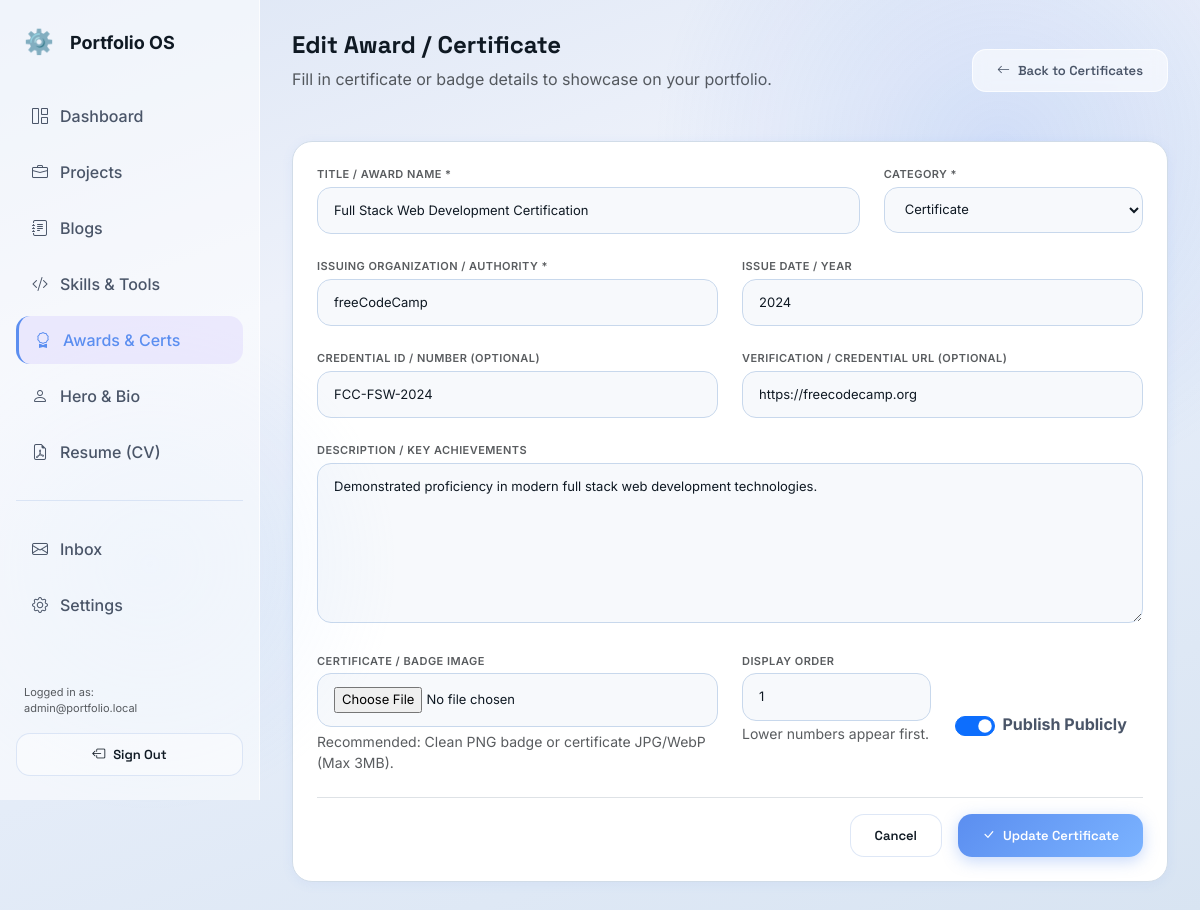
Page /admin/certificates/form.php?id=1 (signed in) on the committed database.
### tables this page shows
CREATE TABLE IF NOT EXISTS users (
    id               INT UNSIGNED AUTO_INCREMENT PRIMARY KEY,
    email            VARCHAR(255) NOT NULL UNIQUE,
    password_hash    VARCHAR(255) NOT NULL,
    role             ENUM('owner','editor') NOT NULL DEFAULT 'owner',
    totp_secret      VARCHAR(64)  NULL,
    totp_enabled     TINYINT(1)   NOT NULL DEFAULT 0,
    failed_attempts  INT UNSIGNED NOT NULL DEFAULT 0,
    locked_until     DATETIME     NULL,
    last_login       DATETIME     NULL,
    created_at       DATETIME     NOT NULL DEFAULT CURRENT_TIMESTAMP,
    updated_at       DATETIME     NOT NULL DEFAULT CURRENT_TIMESTAMP ON UPDATE CURRENT_TIMESTAMP,
    INDEX idx_email (email)
);

CREATE TABLE IF NOT EXISTS certificates (
    id             INT UNSIGNED AUTO_INCREMENT PRIMARY KEY,
    title          VARCHAR(255) NOT NULL,
    issuer         VARCHAR(255) NOT NULL,
    issue_date     VARCHAR(50)  NULL,
    credential_id  VARCHAR(100) NULL,
    credential_url VARCHAR(500) NULL,
    image          VARCHAR(255) NULL,
    category       ENUM('certificate','award','badge') NOT NULL DEFAULT 'certificate',
    description    TEXT         NULL,
    sort_order     INT          NOT NULL DEFAULT 0,
    is_published   TINYINT(1)   NOT NULL DEFAULT 1,
    created_at     DATETIME     NOT NULL DEFAULT CURRENT_TIMESTAMP,
    updated_at     DATETIME     NOT NULL DEFAULT CURRENT_TIMESTAMP ON UPDATE CURRENT_TIMESTAMP,
    INDEX idx_category (category),
    INDEX idx_published (is_published),
    INDEX idx_sort (sort_order)
);

### includes/db.php (called while the page is built, shortened)
<?php
class Database
{
    private static ?PDO $instance = null;
    public static function getInstance(): ?PDO
    {
        if (self::$instance === null) {
            $dsn = sprintf(
                'mysql:host=%s;port=%s;dbname=%s;charset=utf8mb4',
                DB_HOST, DB_PORT, DB_NAME
            );
            $options = [
                PDO::ATTR_ERRMODE            => PDO::ERRMODE_EXCEPTION,
                PDO::ATTR_DEFAULT_FETCH_MODE => PDO::FETCH_ASSOC,
                PDO::ATTR_EMULATE_PREPARES   => false,
                PDO::MYSQL_ATTR_INIT_COMMAND => "SET NAMES utf8mb4 COLLATE utf8mb4_unicode_ci",
            ];
            try {
                self::$instance = new PDO($dsn, DB_USER, DB_PASS, $options);
            } catch (PDOException $e) {
                error_log('[DB] Connection failed: ' . $e->getMessage());
                if (defined('APP_ENV') && APP_ENV === 'development') {
                    return null;
                }
                http_response_code(500);
                exit(json_encode(['error' => 'Service temporarily unavailable']));
            }
        }
        return self::$instance;
    }
    public static function selectOne(string $sql, array $params = []): ?array
    {
        $pdo = self::getInstance();
        $stmt = $pdo->prepare($sql);
        $stmt->execute($params);
        $row = $stmt->fetch();
        return $row !== false ? $row : null;
    }
}

### includes/auth.php (called while the page is built, shortened)
<?php
require_once __DIR__ . '/db.php';
require_once __DIR__ . '/security.php';
function requireAdmin(): array
{
    $user = Database::selectOne(
        "SELECT id, email, role, locked_until FROM users WHERE id = ? AND role IN ('owner','editor')",
        [$_SESSION['admin_user_id']]
    );
    return $user;
}

### includes/security.php (called while the page is built, shortened)
<?php
require_once __DIR__ . '/db.php';
function e(mixed $value): string
{
    return htmlspecialchars((string)$value, ENT_QUOTES | ENT_HTML5, 'UTF-8');
}

### admin/certificates/form.php (the view, shortened to what this page needs)
<?php
require_once dirname(__DIR__) . '/../includes/db.php';
require_once dirname(__DIR__) . '/../includes/security.php';
require_once dirname(__DIR__) . '/../includes/auth.php';
$id = isset($_GET['id']) ? (int)$_GET['id'] : null;
$certificate = null;
if ($id) {
    $certificate = Database::selectOne("SELECT * FROM certificates WHERE id = ?", [$id]);
}
$activeMenu = 'certificates';
require_once dirname(__DIR__) . '/includes/admin-header.php';
?>
<div class="top-bar">
  <div>
    <h1 style="font-size:var(--text-2xl); font-weight:var(--weight-bold);">
      <?= $id ? 'Edit Award / Certificate' : 'Add New Award / Certificate' ?>
    </h1>
    <p class="text-muted">Fill in certificate or badge details to showcase on your portfolio.</p>
  </div>
  <a href="<?= APP_URL ?>/admin/certificates/" class="btn-neu btn-neu--secondary">
    <i class="bi bi-arrow-left"></i> Back to Certificates
  </a>
</div>
<div class="neu-card">
  <form method="POST" action="<?= APP_URL ?>/admin/certificates/save.php" enctype="multipart/form-data">
    <div class="row g-4 mb-4">
      <div class="col-md-8">
        <label class="form-label text-xs uppercase font-bold text-muted">Title / Award Name *</label>
        <input type="text" name="title" class="neu-input" required maxlength="255"
               value="<?= e($certificate['title'] ?? '') ?>"
               placeholder="e.g. AWS Certified Solutions Architect, Winner - Hackathon 2024">
      </div>
      <div class="col-md-4">
        <label class="form-label text-xs uppercase font-bold text-muted">Category *</label>
        <select name="category" class="neu-input" required>
          <option value="certificate" <?= ($certificate['category'] ?? '') === 'certificate' ? 'selected' : '' ?>>Certificate</option>
        </select>
      </div>
      <div class="col-md-6">
        <label class="form-label text-xs uppercase font-bold text-muted">Issuing Organization / Authority *</label>
        <input type="text" name="issuer" class="neu-input" required maxlength="255"
               value="<?= e($certificate['issuer'] ?? '') ?>"
               placeholder="e.g. Google, Coursera, Meta, City University Peshawar">
      </div>
      <div class="col-md-6">
        <label class="form-label text-xs uppercase font-bold text-muted">Issue Date / Year</label>
        <input type="text" name="issue_date" class="neu-input" maxlength="50"
               value="<?= e($certificate['issue_date'] ?? '') ?>"
               placeholder="e.g. 2024 or Oct 2024 or Present">
      </div>
      <div class="col-md-6">
        <label class="form-label text-xs uppercase font-bold text-muted">Credential ID / Number (Optional)</label>
        <input type="text" name="credential_id" class="neu-input" maxlength="100"
               value="<?= e($certificate['credential_id'] ?? '') ?>"
               placeholder="e.g. CERT-98234-XYZ">
      </div>
      <div class="col-md-6">
        <label class="form-label text-xs uppercase font-bold text-muted">Verification / Credential URL (Optional)</label>
        <input type="url" name="credential_url" class="neu-input" maxlength="500"
               value="<?= e($certificate['credential_url'] ?? '') ?>"
               placeholder="https://coursera.org/verify/... or https://badgr.com/...">
      </div>
      <div class="col-12">
        <label class="form-label text-xs uppercase font-bold text-muted">Description / Key Achievements</label>
        <textarea name="description" class="neu-input" rows="3"
                  placeholder="Brief details about what was accomplished or learned..."><?= e($certificate['description'] ?? '') ?></textarea>
      </div>
      <div class="col-md-6">
        <label class="form-label text-xs uppercase font-bold text-muted">Certificate / Badge Image</label>
        <input type="file" name="image" class="neu-input" accept="image/jpeg,image/png,image/webp,image/svg+xml">
        <small class="text-muted d-block mt-1">Recommended: Clean PNG badge or certificate JPG/WebP (Max 3MB).</small>
      </div>
      <div class="col-md-3">
        <label class="form-label text-xs uppercase font-bold text-muted">Display Order</label>
        <input type="number" name="sort_order" class="neu-input" value="<?= (int)($certificate['sort_order'] ?? 0) ?>">
        <small class="text-muted">Lower numbers appear first.</small>
      </div>
      <div class="col-md-3 d-flex align-items-center pt-4">
        <div class="form-check form-switch">
          <input class="form-check-input" type="checkbox" name="is_published" id="is_published" value="1"
                 <?= (!isset($certificate) || !empty($certificate['is_published'])) ? 'checked' : '' ?>>
          <label class="form-check-label font-bold ms-2" for="is_published">Publish Publicly</label>
        </div>
      </div>
    </div>
    <div class="d-flex justify-content-end gap-3 pt-3 border-top">
      <a href="<?= APP_URL ?>/admin/certificates/" class="btn-neu btn-neu--ghost">Cancel</a>
      <button type="submit" class="btn-neu btn-neu--primary">
        <i class="bi bi-check-lg"></i> <?= $id ? 'Update Certificate' : 'Save Certificate' ?>
      </button>
    </div>
  </form>
</div>
<?php require_once dirname(__DIR__) . '/includes/admin-footer.php'; ?>

### admin/includes/admin-header.php (shortened to what this page needs)
<?php
require_once dirname(__DIR__) . '/../includes/db.php';
require_once dirname(__DIR__) . '/../includes/security.php';
require_once dirname(__DIR__) . '/../includes/auth.php';
$adminUser = requireAdmin();
$activeMenu = $activeMenu ?? 'dashboard';
?>
<!DOCTYPE html>
<html lang="en">
<head>
  <link rel="stylesheet" href="https://cdn.jsdelivr.net/npm/bootstrap@5.3.3/dist/css/bootstrap.min.css">
  <link rel="stylesheet" href="https://cdnjs.cloudflare.com/ajax/libs/bootstrap-icons/1.11.3/font/bootstrap-icons.min.css">
  <link rel="stylesheet" href="<?= APP_URL ?>/assets/css/design-tokens.css">
  <link rel="stylesheet" href="<?= APP_URL ?>/assets/css/neumorphic.css">
  <link rel="stylesheet" href="<?= APP_URL ?>/assets/css/main.css">
</head>
<body>
<aside class="admin-sidebar" id="sidebar">
  <div class="flex items-center gap-3 px-2">
    <div style="font-size:24px;">⚙️</div>
    <div style="font-weight:var(--weight-bold); font-size:var(--text-lg);">Portfolio OS</div>
  </div>
  <nav class="admin-nav">
    <a href="<?= APP_URL ?>/admin/dashboard.php" class="admin-nav-item <?= $activeMenu === 'dashboard' ? 'active' : '' ?>">
      <i class="bi bi-grid-1x2"></i> Dashboard
    </a>
    <a href="<?= APP_URL ?>/admin/projects/" class="admin-nav-item <?= $activeMenu === 'projects' ? 'active' : '' ?>">
      <i class="bi bi-briefcase"></i> Projects
    </a>
    <a href="<?= APP_URL ?>/admin/blogs/" class="admin-nav-item <?= $activeMenu === 'blogs' ? 'active' : '' ?>">
      <i class="bi bi-journal-text"></i> Blogs
    </a>
    <a href="<?= APP_URL ?>/admin/skills/" class="admin-nav-item <?= $activeMenu === 'skills' ? 'active' : '' ?>">
      <i class="bi bi-code-slash"></i> Skills &amp; Tools
    </a>
    <a href="<?= APP_URL ?>/admin/certificates/" class="admin-nav-item <?= $activeMenu === 'certificates' ? 'active' : '' ?>">
      <i class="bi bi-award"></i> Awards &amp; Certs
    </a>
    <a href="<?= APP_URL ?>/admin/about/" class="admin-nav-item <?= $activeMenu === 'about' ? 'active' : '' ?>">
      <i class="bi bi-person"></i> Hero & Bio
    </a>
    <a href="<?= APP_URL ?>/admin/cv/" class="admin-nav-item <?= $activeMenu === 'cv' ? 'active' : '' ?>">
      <i class="bi bi-file-earmark-pdf"></i> Resume (CV)
    </a>
    <div class="neu-divider" style="margin: var(--space-4) 0;"></div>
    <a href="<?= APP_URL ?>/admin/messages/" class="admin-nav-item <?= $activeMenu === 'messages' ? 'active' : '' ?>">
      <i class="bi bi-envelope"></i> Inbox
    </a>
    <a href="<?= APP_URL ?>/admin/settings/" class="admin-nav-item <?= $activeMenu === 'settings' ? 'active' : '' ?>">
      <i class="bi bi-gear"></i> Settings
    </a>
  </nav>
  <div class="mt-auto">
    <div class="text-xs text-muted mb-3 px-2">Logged in as:<br><?= e($adminUser['email']) ?></div>
    <form action="<?= APP_URL ?>/api/auth/logout.php" method="POST">
      <button type="submit" class="btn-neu btn-neu--ghost w-full text-start">
        <i class="bi bi-box-arrow-left"></i> Sign Out
      </button>
    </form>
  </div>
</aside>
<main class="admin-content">

### assets/css/design-tokens.css (style rules this page uses)
:root { --color-base: #e8ecf4; --color-surface: rgba(255,255,255,0.55); --color-surface-2: rgba(255,255,255,0.75); --color-surface-3: rgba(255,255,255,0.9); --color-surface-solid: #f0f4fb; --color-accent: #5b8ef0; --color-accent-2: #7bb3ff; --color-accent-dark: #3a6dd8; --color-accent-glow: rgba(91,142,240,0.35); --color-accent-soft: rgba(91,142,240,0.12); --color-text-primary: #0f1923; --color-text-secondary: #4a5568; --color-text-muted: #8a97aa; --color-text-light: #cdd5e0; --color-border: rgba(255,255,255,0.7); --color-border-inner: rgba(200,215,240,0.6); --color-border-accent: rgba(91,142,240,0.5); --color-success: #10b981; --color-error: #ef4444; --font-sans: 'Inter', 'DM Sans', sans-serif; --font-display: 'Space Grotesk', sans-serif; --font-mono: 'JetBrains Mono', monospace; --text-xs: 0.6875rem; --text-sm: 0.8125rem; --text-base: 1rem; --text-lg: 1.125rem; --text-xl: 1.25rem; --text-2xl: 1.5rem; --text-3xl: 2rem; --text-4xl: 2.75rem; --text-5xl: 3.75rem; --text-6xl: 5rem; --text-7xl: 7rem; --weight-light: 300; --weight-normal: 400; --weight-medium: 500; --weight-semibold: 600; --weight-bold: 700; --weight-extrabold:800; --leading-tight: 1.05; --leading-normal: 1.5; --leading-loose: 1.75; --space-1: .25rem; --space-2: .5rem; --space-3: .75rem; --space-4: 1rem; --space-5: 1.25rem; --space-6: 1.5rem; --space-8: 2rem; --space-10: 2.5rem; --space-12: 3rem; --space-16: 4rem; --space-20: 5rem; --space-24: 6rem; --radius-sm: 8px; --radius-md: 14px; --radius-lg: 20px; --radius-xl: 28px; --radius-full: 9999px; --glass-bg: rgba(255,255,255,0.55); --glass-bg-dark: rgba(255,255,255,0.35); --glass-border: rgba(255,255,255,0.75); --glass-shadow: 0 8px 32px rgba(91,142,240,0.12), 0 2px 8px rgba(0,0,0,0.06); --glass-shadow-lg: 0 20px 60px rgba(91,142,240,0.18), 0 4px 16px rgba(0,0,0,0.08); --glass-shadow-hover:0 24px 72px rgba(91,142,240,0.25), 0 8px 24px rgba(0,0,0,0.1); --blur-sm: blur(8px); --blur-md: blur(16px); --blur-lg: blur(24px); --dur-fast: 120ms; --dur-normal: 280ms; --dur-slow: 480ms; --ease: cubic-bezier(.4,0,.2,1); --ease-spring:cubic-bezier(.34,1.56,.64,1); --dock-h: 64px; --dock-offset: 16px; --z-base: 1; --z-above: 10; --z-dock: 100; --z-modal: 1000; --chrome-gradient: linear-gradient(135deg, #c8d8f0 0%, #ffffff 25%, #a8bce0 50%, #dde9ff 75%, #8aabda 100%); }

### assets/css/neumorphic.css (style rules this page uses)
.neu-card { background: var(--glass-bg); backdrop-filter: var(--blur-md); -webkit-backdrop-filter: var(--blur-md); border: 1px solid var(--glass-border); border-radius: var(--radius-lg); box-shadow: var(--glass-shadow); padding: var(--space-6); position: relative; transition: box-shadow var(--dur-normal), transform var(--dur-normal); overflow: hidden; }
.neu-card::before { content: ''; position: absolute; inset: 0; background: linear-gradient(135deg, rgba(255,255,255,0.5) 0%, transparent 60%); border-radius: inherit; pointer-events: none; }
.btn-neu, .btn { display: inline-flex; align-items: center; justify-content: center; gap: var(--space-2); padding: 11px 24px; border-radius: var(--radius-md); font-family: var(--font-display); font-size: var(--text-sm); font-weight: 600; cursor: pointer; border: none; transition: all var(--dur-fast) var(--ease); text-decoration: none; white-space: nowrap; }
.btn-neu--primary, .btn--primary { background: linear-gradient(135deg, var(--color-accent), var(--color-accent-2)); color: #fff; box-shadow: 0 4px 16px var(--color-accent-glow); }
.btn-neu--secondary, .btn--secondary { background: rgba(255,255,255,0.6); backdrop-filter: blur(8px); border: 1px solid var(--glass-border); color: var(--color-text-secondary); }
.btn-neu--ghost, .btn--ghost { background: rgba(255,255,255,0.4); border: 1px solid var(--color-border-inner); color: var(--color-text-primary); }
.neu-input { width: 100%; padding: 13px 16px; background: rgba(255,255,255,0.6); backdrop-filter: blur(8px); border: 1px solid var(--glass-border); border-radius: var(--radius-md); font-family: var(--font-sans); font-size: var(--text-sm); color: var(--color-text-primary); transition: border-color var(--dur-fast), box-shadow var(--dur-fast); }
.neu-divider { height: 1px; background: var(--color-border-inner); margin: var(--space-6) 0; }

### rows in the picture
users: email "admin@portfolio.local"
certificates: title "Full Stack Web Development Certification", category "Certificate", issuer "freeCodeCamp", issue_date "2024", credential_id "FCC-FSW-2024", credential_url "https://freecodecamp.org", description "Demonstrated proficiency in modern full stack web development technologies.", sort_order "1", is_published "☑"
